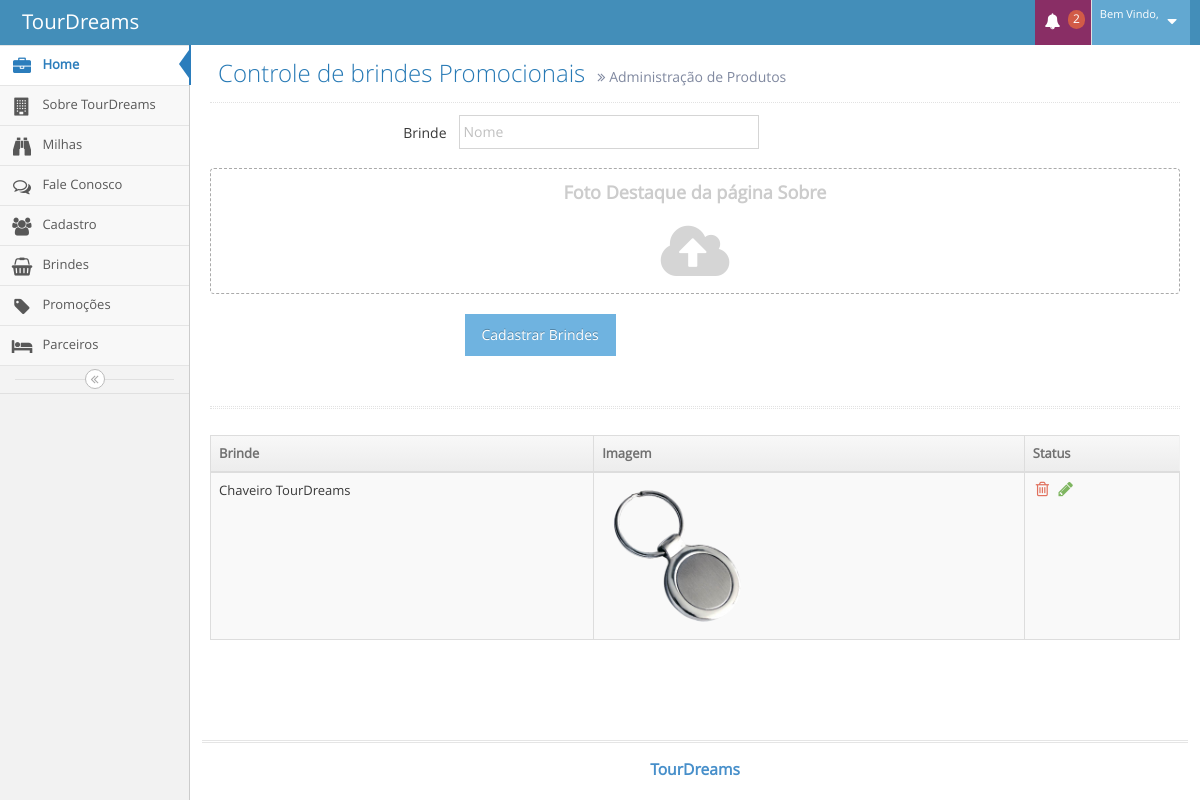
Page /tour_dreams/TourDreams/CMS/admBrindes.php on the committed database.
### tables this page shows
CREATE TABLE `tbl_brindes` (
  `id_brinde` int(11) NOT NULL AUTO_INCREMENT,
  `nome_brinde` varchar(200) NOT NULL,
  `foto_brinde` varchar(200) NOT NULL,
  PRIMARY KEY (`id_brinde`)
);

### tour_dreams/TourDreams/CMS/admBrindes.php (the view, shortened to what this page needs)
<?php
	$brinde="";
	$botao="Cadastrar Brindes";
	@$id_administrador = $_GET['id_administrador'];
	@$nome_administrador = $_GET['nome_administrador'];
?>
<!DOCTYPE html>
<html lang="pt-br">
	<head>
		<link rel="stylesheet" href="assets/css/bootstrap.min.css" />
		<link rel="stylesheet" href="assets/font-awesome/4.5.0/css/font-awesome.min.css" />
		<link rel="stylesheet" href="assets/css/jquery-ui.custom.min.css" />
		<link rel="stylesheet" href="assets/css/chosen.min.css" />
		<link rel="stylesheet" href="assets/css/bootstrap-datepicker3.min.css" />
		<link rel="stylesheet" href="assets/css/bootstrap-timepicker.min.css" />
		<link rel="stylesheet" href="assets/css/daterangepicker.min.css" />
		<link rel="stylesheet" href="assets/css/bootstrap-datetimepicker.min.css" />
		<link rel="stylesheet" href="assets/css/bootstrap-colorpicker.min.css" />
		<link rel="stylesheet" href="assets/css/ace.min.css" class="ace-main-stylesheet" id="main-ace-style" />
		<link rel="stylesheet" href="assets/css/ace-skins.min.css" />
		<link rel="stylesheet" href="assets/css/ace-rtl.min.css" />
	</head>
	<body class="no-skin">
		<div id="navbar" class="navbar navbar-default          ace-save-state">
			<div class="navbar-container ace-save-state" id="navbar-container">
				<div class="navbar-header pull-left">
					<a href="index.html" class="navbar-brand">
						<small>
							TourDreams
						</small>
					</a>
				</div>
				<div class="navbar-buttons navbar-header pull-right" role="navigation">
					<ul class="nav ace-nav">
						<li class="purple dropdown-modal">
							<a data-toggle="dropdown" class="dropdown-toggle" href="#">
								<i class="ace-icon fa fa-bell icon-animated-bell"></i>
								<span class="badge badge-important">2</span>
							</a>
						</li>
						<li class="light-blue dropdown-modal">
							<a data-toggle="dropdown" href="#" class="dropdown-toggle">
								<span class="user-info">
									<small>Bem Vindo,</small>
								</span>
								<i class="ace-icon fa fa-caret-down"></i>
							</a>
						</li>
					</ul>
				</div>
			</div>
		</div>
		<div class="main-container ace-save-state" id="main-container">
			<div id="sidebar" class="sidebar                  responsive                    ace-save-state">
				<ul class="nav nav-list">
					<li class="active">
						<a href="home.php?nome_administrador=<?php echo$_GET['nome_administrador'];?>&id_administrador=<?php echo$_GET['id_administrador'];?>">
							<i class="menu-icon fa fa-briefcase"></i>
							<span class="menu-text"> Home </span>
						</a>
					</li>
					<li class="">
						<a href="admSobre.php?nome_administrador=<?php echo$_GET['nome_administrador'];?>&id_administrador=<?php echo$_GET['id_administrador'];?>">
							<i class="menu-icon fa fa-building"></i>
							<span class="menu-text">  Sobre TourDreams </span>
						</a>
					</li>
					<li class="">
						<a href="admMilhas.php?nome_administrador=<?php echo$_GET['nome_administrador'];?>&id_administrador=<?php echo$_GET['id_administrador'];?>">
							<i class="menu-icon fa fa-binoculars"></i>
							<span class="menu-text"> Milhas </span>
						</a>
					</li>
					<li class="">
						<a href="admFale.php?nome_administrador=<?php echo$_GET['nome_administrador'];?>&id_administrador=<?php echo$_GET['id_administrador'];?>">
							<i class="menu-icon fa fa-comments-o"></i>
							<span class="menu-text"> Fale Conosco </span>
						</a>
					</li>
					<li class="">
						<a href="admUser.php?nome_administrador=<?php echo$_GET['nome_administrador'];?>&id_administrador=<?php echo$_GET['id_administrador'];?>">
							<i class="menu-icon fa fa-users"></i>
							<span class="menu-text"> Cadastro </span>
						</a>
					</li>
					<li class="">
						<a href="admBrindes.php?nome_administrador=<?php echo$_GET['nome_administrador'];?>&id_administrador=<?php echo$_GET['id_administrador'];?>">
							<i class="menu-icon fa fa-shopping-basket"></i>
							<span class="menu-text"> Brindes </span>
						</a>
					</li>
					<li class="">
						<a href="admPromocoes.php?nome_administrador=<?php echo$_GET['nome_administrador'];?>&id_administrador=<?php echo$_GET['id_administrador'];?>">
							<i class="menu-icon fa fa-tag"></i>
							<span class="menu-text"> Promoções </span>
						</a>
					</li>
					<li class="">
						<a href="parceiros.php?nome_administrador=<?php echo$_GET['nome_administrador'];?>&id_administrador=<?php echo$_GET['id_administrador'];?>">
							<i class="menu-icon fa fa-bed"></i>
							<span class="menu-text"> Parceiros </span>
						</a>
					</li>
				</ul>
				<div class="sidebar-toggle sidebar-collapse" id="sidebar-collapse">
					<i id="sidebar-toggle-icon" class="ace-icon fa fa-angle-double-left ace-save-state" data-icon1="ace-icon fa fa-angle-double-left" data-icon2="ace-icon fa fa-angle-double-right"></i>
				</div>
			</div>
			<div class="main-content">
				<div class="main-content-inner">
					<div class="page-content">
						<div class="page-header">
							<h1>
								Controle de brindes Promocionais
								<small>
									<i class="ace-icon fa fa-angle-double-right"></i>
									Administração de Produtos
								</small>
							</h1>
						</div>
						<div class="row">
							<div class="col-xs-12">
								<form class="form-horizontal" role="form" action="admBrindes.php?nome_administrador=<?php echo($nome_administrador);?>&id_administrador=<?php echo($id_administrador);?>"  name="frmBrindes" method="post" enctype="multipart/form-data">
									<div class="form-group">
										<label class="col-sm-3 control-label no-padding-right" for="form-field-1"> Brinde </label>
										<div class="col-sm-9">
											<input type="text" id="form-field-1" placeholder="Nome" class="col-xs-10 col-sm-5" name="brinde" value="<?php echo($brinde);?>" />
										</div>
									</div>
									<div class="space-4"></div>
									<div class="form-group">
										<div class="col-xs-12">
										</div>
									</div>
									<div class="clearfix form-actions">
										<div class="col-md-offset-3 col-md-9">
											<input class="btn btn-info" type="submit" name="btn_brinde" value="<?php echo($botao)?>">
										</div>
									</div>
								</form>
							</div>
						</div>
					</div>
					<div class="page-content">
						<div class="row">
							<div class="col-xs-12">
								<div class="hr hr-18 dotted hr-double"></div>
								<div class="row">
									<div class="col-xs-12">
										<div class="clearfix">
										</div>
										<div>
											<table id="dynamic-table" class="table table-striped table-bordered table-hover">
												<thead>
													<tr>
														<th>Brinde</th>
														<th>Imagem</th>
														<th>Status</th>
													</tr>
												</thead>
												<?php
												$sql = "select * from tbl_brindes";
												$select = mysql_query($sql);
												while($rs = mysql_fetch_array($select)){
												?>
												<tbody>
													<tr>
														<td>
															<?php echo($rs['nome_brinde']);?>
														</td>
														<td><?php echo "<img class = 'imagem_tbl' src='Arquivos/".$rs['foto_brinde']."'>"?></td>
														<td>
															<div class="hidden-sm hidden-xs action-buttons">
																<a class="red" href="admBrindes.php?modo=excluir&id_brinde_exluir=<?php echo($rs['id_brinde']);?>&nome_administrador=<?php echo($_GET['nome_administrador']);?>&id_administrador=<?php echo($_GET['id_administrador']);?>">
																	<i class="ace-icon fa fa-trash-o bigger-130"></i>
																</a>
																<a class="green" href="admBrindes.php?modo=editar&id_brinde=<?php echo($rs['id_brinde']);?> &nome_administrador=<?php echo($_GET['nome_administrador']);?>&id_administrador=<?php echo($_GET['id_administrador']);?>">
																	<i class="ace-icon fa fa-pencil bigger-130"></i>
																</a>
															</div>
														</td>
													</tr>
													<?php
														}
													?>
												</tbody>
											</table>
										</div>
									</div>
								</div>
							</div>
						</div>
					</div>
				</div>
			</div>
			<div class="footer">
				<div class="footer-inner">
					<div class="footer-content">
						<span class="bigger-120">
							<span class="blue bolder">TourDreams</span>
						</span>
					</div>
				</div>
			</div>
		</div>
	</body>
</html>

### rows in the picture
tbl_brindes: nome_brinde "Chaveiro TourDreams", foto_brinde (picture)
